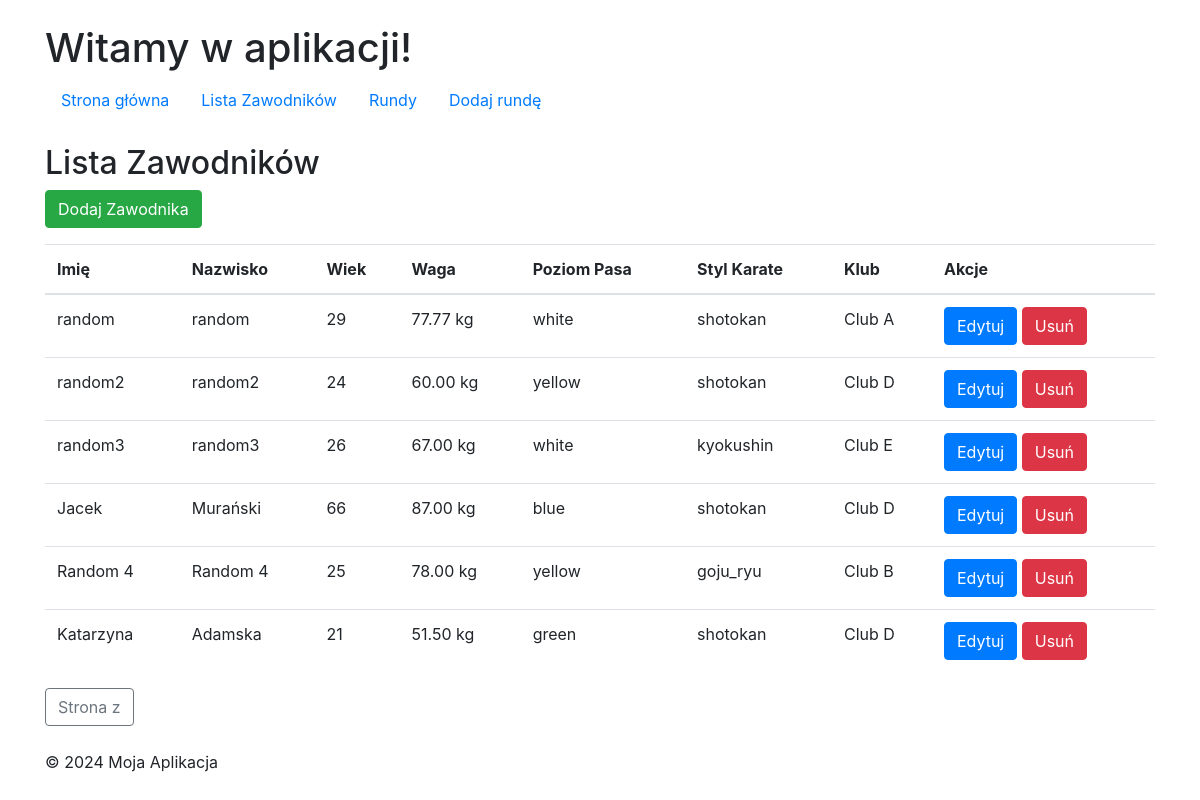
The app's page /athletes/, older data.
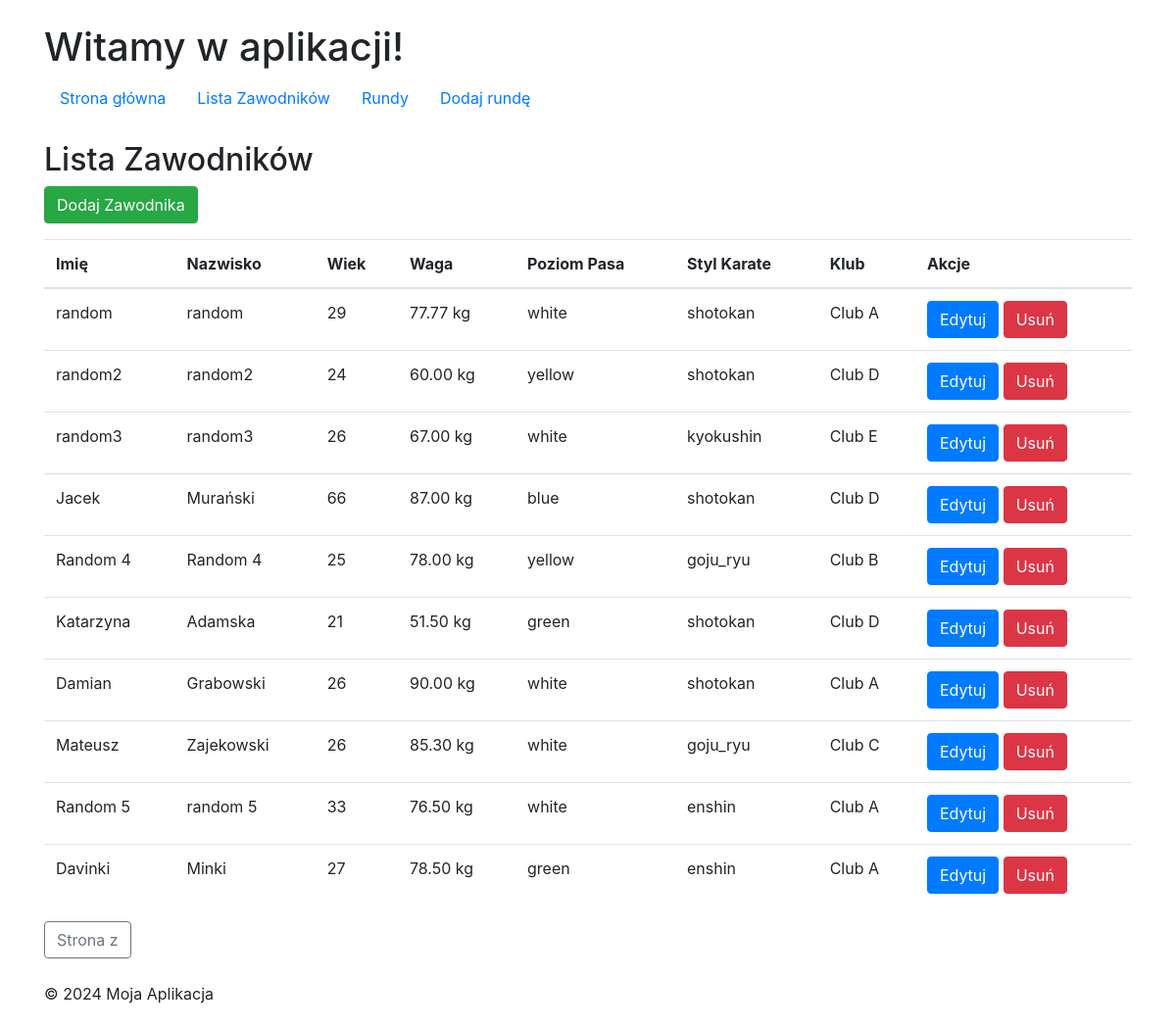
The same page, newer data.
### TurniejKarate/models.py (models this page shows, shortened)
class Athlete(models.Model):
    BELT_LEVELS = [
        ('white', 'White'),
        ('yellow', 'Yellow'),
        ('green', 'Green'),
        ('blue', 'Blue'),
        ('brown', 'Brown'),
        ('black', 'Black'),
    ]
    KARATE_STYLES = [
        ('shotokan', 'Shotokan'),
        ('goju_ryu', 'Goju-Ryu'),
        ('shito_ryu', 'Shito-Ryu'),
        ('kyokushin', 'Kyokushin'),
        ('wado_ryu', 'Wado-Ryu'),
        ('enshin', 'Enshin'),
    ]
    GENDER_CHOICES = [
        ('M', 'Male'),
        ('F', 'Female'),
        ('O', 'Other'),
    ]
    first_name = models.CharField(max_length=50)
    last_name = models.CharField(max_length=50)
    age = models.PositiveIntegerField()
    weight = models.DecimalField(max_digits=5, decimal_places=2)
    gender = models.CharField(max_length=1, choices=GENDER_CHOICES)
    belt_level = models.CharField(max_length=10, choices=BELT_LEVELS)
    karate_style = models.CharField(max_length=20, choices=KARATE_STYLES)
    club = models.ForeignKey(Club, on_delete=models.CASCADE)
    weight_category = models.ForeignKey(WeightCategory, on_delete=models.SET_NULL, null=True, blank=True)

class Club(models.Model):
    name = models.CharField(max_length=100, unique=True)
    def __str__(self):
        return self.name

### TurniejKarate/views.py (the view)
# urls.py: path('athletes/', AthleteListView.as_view(), name='athlete_list'),  # Lista zawodników
class AthleteListView(ListView):
    model = Athlete
    template_name = 'athlete_list.html'  # Szablon listy zawodników
    context_object_name = 'athletes'

### templates/athlete_list.html (shortened to what this page needs)
{% extends 'base.html' %}
{% block content %}
  <h2>Lista Zawodników</h2>
  <a href="{% url 'athlete_create' %}" class="btn btn-success mb-3">Dodaj Zawodnika</a>
  <table class="table">
    <thead>
      <tr>
        <th>Imię</th>
        <th>Nazwisko</th>
        <th>Wiek</th>
        <th>Waga</th>
        <th>Poziom Pasa</th>
        <th>Styl Karate</th>
        <th>Klub</th>
        <th>Akcje</th>
      </tr>
    </thead>
    <tbody>
      {% for athlete in athletes %}
        <tr>
          <td>{{ athlete.first_name }}</td>
          <td>{{ athlete.last_name }}</td>
          <td>{{ athlete.age }}</td>
          <td>{{ athlete.weight }} kg</td>
          <td>{{ athlete.belt_level }}</td>
          <td>{{ athlete.karate_style }}</td>
          <td>{{ athlete.club }}</td>
          <td>
            <a href="{% url 'athlete_update' athlete.id %}" class="btn btn-primary"> Edytuj</a>
            <a href="{% url 'athlete_delete' athlete.id %}" class="btn btn-danger"> Usuń</a>
          </td>
        </tr>
      {% endfor %}
    </tbody>
  </table>
  <div class="pagination">
    <span class="btn btn-outline-secondary">Strona {{ athletes.number }} z {{ athletes.paginator.num_pages }}</span>
  </div>
{% endblock %}

### templates/base.html (shortened to what this page needs)
<!DOCTYPE html>
<html lang="pl">
<head>
    <link rel="stylesheet" href="https://cdnjs.cloudflare.com/ajax/libs/bootstrap/4.5.2/css/bootstrap.min.css">
</head>
<body>
    <div class="container">
        <header class="my-4">
            <h1>Witamy w aplikacji!</h1>
            <nav>
                <ul class="nav">
                    <li class="nav-item"><a href="{% url 'home' %}" class="nav-link">Strona główna</a></li>
                    <li class="nav-item"><a href="{% url 'athlete_list' %}" class="nav-link">Lista Zawodników</a></li>
                    <li class="nav-item"><a href="{% url 'round_list' %}" class="nav-link">Rundy</a></li>
                    <li class="nav-item"><a href="{% url 'round_create' %}" class="nav-link">Dodaj rundę</a></li>
                </ul>
            </nav>
        </header>
        <main>
            {% block content %}{% endblock %}
        </main>
        <footer class="my-4">
            <p>&copy; 2024 Moja Aplikacja</p>
        </footer>
    </div>
</body>
</html>

Row changes from the older to the newer data that the page shows:
added Athlete: first_name "Damian", last_name "Grabowski", age "26", weight "90.00", belt_level "white", karate_style "shotokan", club "Club A"
added Athlete: first_name "Mateusz", last_name "Zajekowski", age "26", weight "85.30", belt_level "white", karate_style "goju_ryu", club "Club C"
added Athlete: first_name "Random 5", last_name "random 5", age "33", weight "76.50", belt_level "white", karate_style "enshin", club "Club A"
added Athlete: first_name "Davinki", last_name "Minki", age "27", weight "78.50", belt_level "green", karate_style "enshin", club "Club A"
